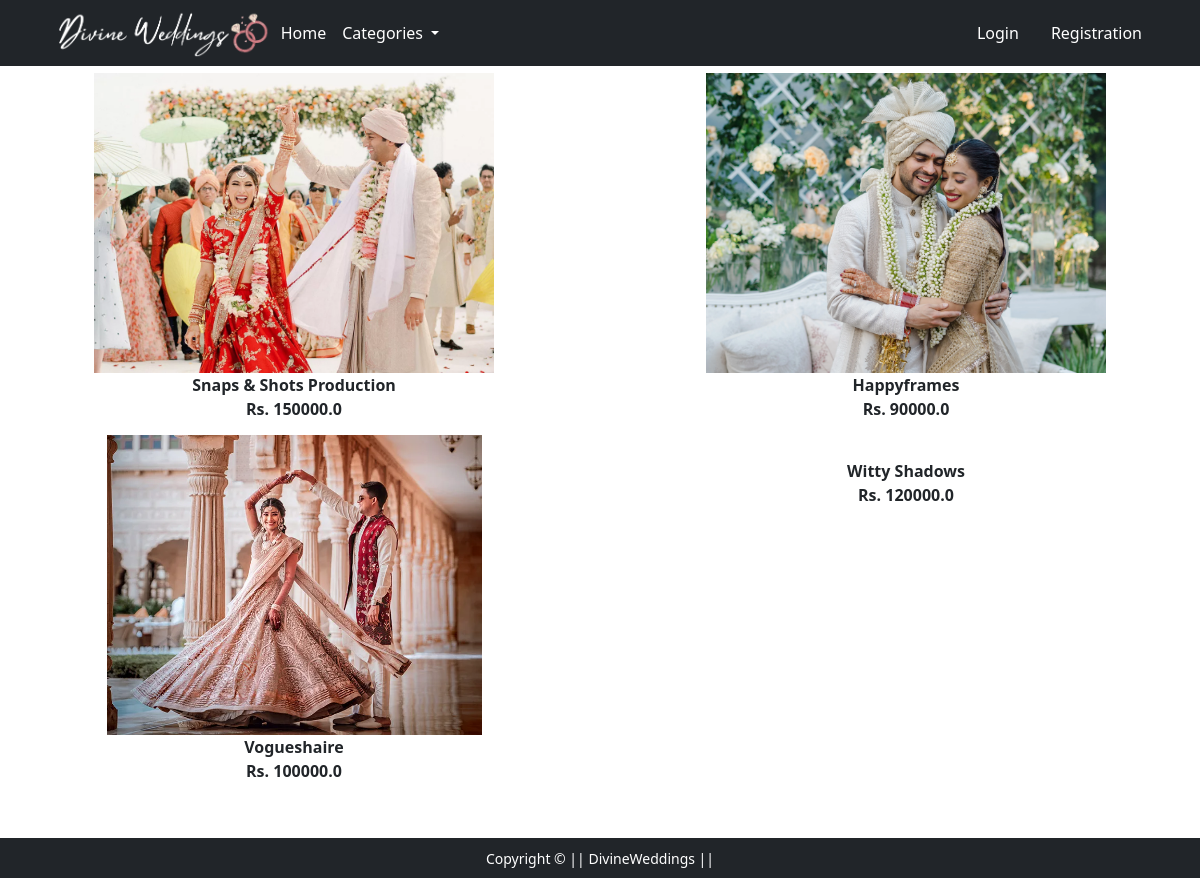
Screenshot of /photographers/ with the database file from the repository.
### app/models.py (models this page shows, shortened)
class Product(models.Model):
    title=models.CharField(max_length=100)
    selling_price=models.FloatField()
    discounted_price=models.FloatField()
    description=models.TextField()
    category=models.CharField(choices=CATEGORY_CHOICES,max_length=2)
    location=models.CharField(max_length=200)
    product_image=models.ImageField(upload_to='productimg')

### app/views.py (the view)
# urls.py: path('photographers/', views.photographers, name='photographers'),
def photographers(request,data=None):
    if data==None:
        photographers=Product.objects.filter(category='P')
    return render(request, 'app/photographers.html',{'photographers':photographers})

### app/templates/app/photographers.html (shortened to what this page needs)
{% extends 'app/base.html' %}
{% load static %}
{% block main-content %}
<div class="col-sm-12">
    <div class="row">
        {% for product in photographers%}
        <div class="col-sm-6 text-center mb-6">
            <a href="{%url 'product-detail' product.id %}" class="btn">
                <div class="item">
                    <img src="{{product.product_image.url}}" alt="" height="300" class="">
                    <div class="fw-bold">{{product.title}}</div>
                    <div class="fw-bold">Rs. {{product.selling_price}}</div>
                </div>
            </a>
        </div>
        {% endfor%}
    </div>
</div>
{% endblock main-content %}

### rows the page displays
Product: product_image (picture), title "Snaps & Shots Production", selling_price "150000.0"
Product: product_image (picture), title "Happyframes", selling_price "90000.0"
Product: product_image (picture), title "Vogueshaire", selling_price "100000.0"
Product: title "Witty Shadows", selling_price "120000.0"
